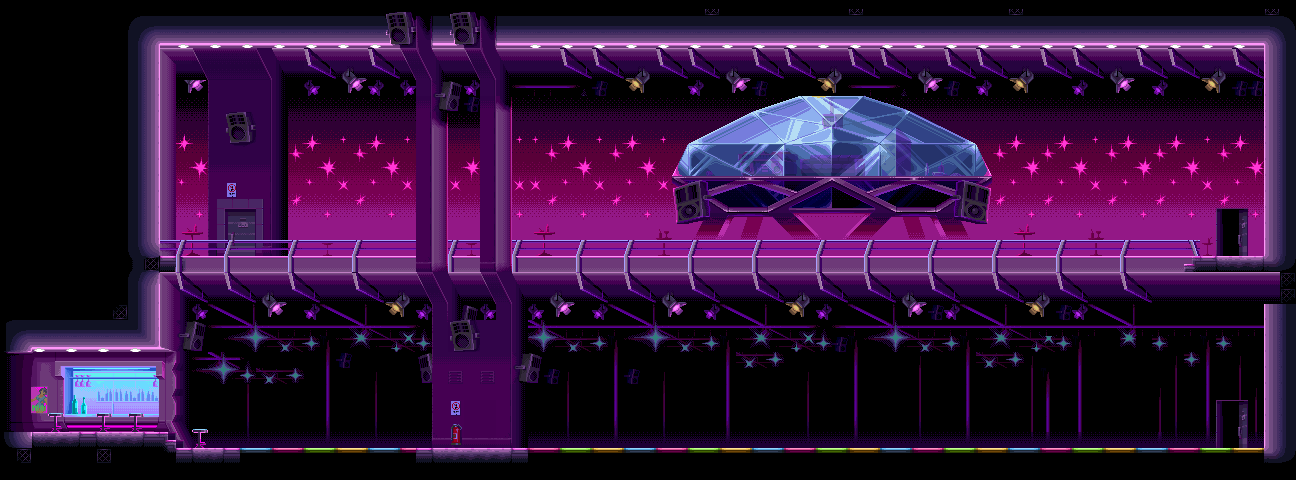

Below is a game level as drawn by its tile map, then a one-line description and the .tmx that defines it (tile-layer data replaced by summaries):
An orthogonal 81x30 tile map with 16x16 px tiles, 1 tile layer (Layer1), 2 tilesets and 8 objects.

<map version="1.2" tiledversion="1.3.1" orientation="orthogonal" renderorder="left-up" compressionlevel="0" width="81" height="30" tilewidth="16" tileheight="16" infinite="0" nextlayerid="4" nextobjectid="9">
 <tileset firstgid="1" name="ClubFull" tilewidth="16" tileheight="16" tilecount="2430" columns="81">
  <image source="bg_club_full_0.png" width="1296" height="485" />
 </tileset>
 <tileset firstgid="2431" name="ClubDoor" tilewidth="16" tileheight="16" tilecount="6" columns="2">
  <image source="spr_club_dooropen_0.png" width="32" height="48" />
 </tileset>
 <layer id="1" name="Layer1" width="81" height="30">
  <data>[2430 cells, 2430 non-empty, 2299 distinct tile ids]</data>
 </layer>
 <objectgroup id="2" name="Collision">
  <object id="1" x="5" y="433" width="163" height="16" />
  <object id="2" x="9" y="332" width="174" height="16" />
  <object id="3" x="176" y="448" width="1087" height="16" />
  <object id="4" x="168" y="440" width="8" height="16" />
  <object id="5" x="161" y="257" width="1103" height="16" />
  <object id="6" x="1264" y="43" width="31" height="421" />
  <object id="7" x="133" y="43" width="26" height="288" />
  <object id="8" x="0.333333" y="348.667" width="8.66667" height="83.3333" />
 </objectgroup>
 <objectgroup id="3" name="HidingSpots" />
</map>
